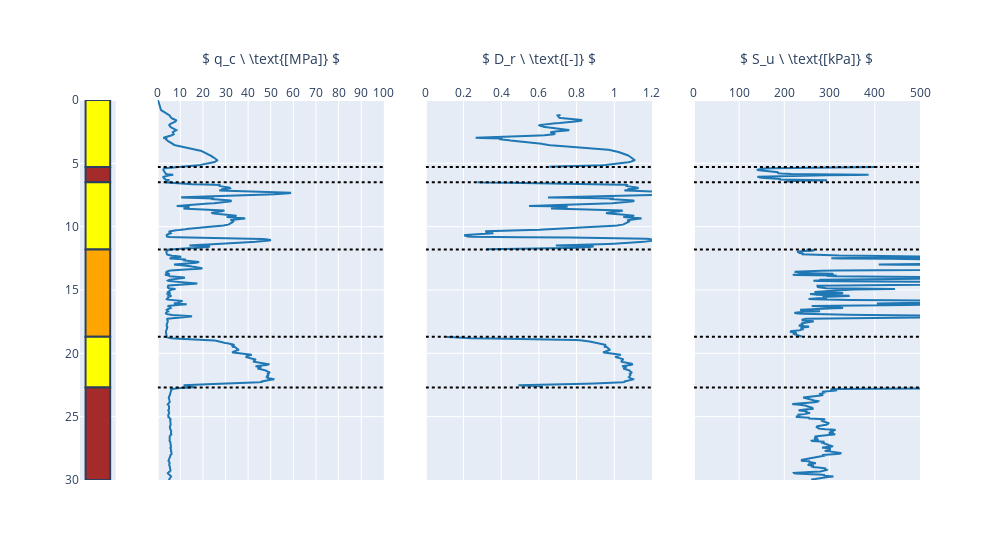

The notebook cell saved with this chart:
### Markdown cell above
Then we need to tell the method which parameters to plot. The argument ```prop_keys``` takes a list of soil parameter title lists. In the example, we will plot three panels, one for $ q_c $, one for $ D_r $ and one for $ S_u $. Each panel only contains one trace, so we have lists of one element.

We can specify whether to show the legend or not (```showlegends``` argument), what the ranges for our X-axes are (```plot_ranges``` argument) and the tick intervals on our X-axes (```plot_ticks``` argument). The X-axis titles can be specified (```axis_titles``` argument, note the $ \LaTeX $ syntax).

Finally, we set the z-range of our plot (```zrange``` argument) and can customise the layout using Plotly syntax (```layout``` argument). The colors for the soil profile are passed in the ```fillcolordict``` argument.

### Code cell
logfig = cpt.plot_properties_withlog(
    prop_keys=[('qc [MPa]',), ('Dr [-]',), ('Su [kPa]',)],
    showlegends=((False,), (False,), (False,)),
    plot_ranges=((0, 100), (0, 1.2), (0, 500)),
    plot_ticks=(10, 0.2, 100),
    axis_titles=(r'$ q_c \ \text{[MPa]} $', r'$ D_r \ \text{[-]} $', r'$ S_u \ \text{[kPa]} $'),
    zrange=(30, 0),
    layout=dict(width=1000),
    fillcolordict=fillcolors
    )

### Figure 1 — Plotly figure (JSON) as saved in the notebook; plotly's stock layout.template omitted (floating-point values rounded to 4 significant figures; data arrays with more than 128 entries replaced by an {"elided": "..."} marker saying what was removed)
{"data": [{"showlegend": false, "type": "scatter", "x": [0, 1], "xaxis": "x", "y": [null, null], "yaxis": "y"}, {"line": {"color": "rgb(31, 119, 180)"}, "marker": {"size": 5}, "mode": "lines", "name": "qc [MPa]", "showlegend": false, "type": "scatter", "x": {"elided": "1502 float values"}, "xaxis": "x2", "y": {"elided": "1502 float values"}, "yaxis": "y2"}, {"line": {"color": "rgb(31, 119, 180)"}, "marker": {"size": 5}, "mode": "lines", "name": "Dr [-]", "showlegend": false, "type": "scatter", "x": {"elided": "1502 float values"}, "xaxis": "x3", "y": {"elided": "1502 float values"}, "yaxis": "y3"}, {"line": {"color": "rgb(31, 119, 180)"}, "marker": {"size": 5}, "mode": "lines", "name": "Su [kPa]", "showlegend": false, "type": "scatter", "x": {"elided": "1502 float values"}, "xaxis": "x4", "y": {"elided": "1502 float values"}, "yaxis": "y4"}, {"line": {"color": "black", "dash": "dot"}, "mode": "lines", "showlegend": false, "type": "scatter", "x": [0, 100], "xaxis": "x2", "y": [5.28, 5.28], "yaxis": "y2"}, {"line": {"color": "black", "dash": "dot"}, "mode": "lines", "showlegend": false, "type": "scatter", "x": [0, 1.2], "xaxis": "x3", "y": [5.28, 5.28], "yaxis": "y3"}, {"line": {"color": "black", "dash": "dot"}, "mode": "lines", "showlegend": false, "type": "scatter", "x": [0, 500], "xaxis": "x4", "y": [5.28, 5.28], "yaxis": "y4"}, {"line": {"color": "black", "dash": "dot"}, "mode": "lines", "showlegend": false, "type": "scatter", "x": [0, 100], "xaxis": "x2", "y": [6.5, 6.5], "yaxis": "y2"}, {"line": {"color": "black", "dash": "dot"}, "mode": "lines", "showlegend": false, "type": "scatter", "x": [0, 1.2], "xaxis": "x3", "y": [6.5, 6.5], "yaxis": "y3"}, {"line": {"color": "black", "dash": "dot"}, "mode": "lines", "showlegend": false, "type": "scatter", "x": [0, 500], "xaxis": "x4", "y": [6.5, 6.5], "yaxis": "y4"}, {"line": {"color": "black", "dash": "dot"}, "mode": "lines", "showlegend": false, "type": "scatter", "x": [0, 100], "xaxis": "x2", "y": [11.8, 11.8], "yaxis": "y2"}, {"line": {"color": "black", "dash": "dot"}, "mode": "lines", "showlegend": false, "type": "scatter", "x": [0, 1.2], "xaxis": "x3", "y": [11.8, 11.8], "yaxis": "y3"}, {"line": {"color": "black", "dash": "dot"}, "mode": "lines", "showlegend": false, "type": "scatter", "x": [0, 500], "xaxis": "x4", "y": [11.8, 11.8], "yaxis": "y4"}, {"line": {"color": "black", "dash": "dot"}, "mode": "lines", "showlegend": false, "type": "scatter", "x": [0, 100], "xaxis": "x2", "y": [18.7, 18.7], "yaxis": "y2"}, {"line": {"color": "black", "dash": "dot"}, "mode": "lines", "showlegend": false, "type": "scatter", "x": [0, 1.2], "xaxis": "x3", "y": [18.7, 18.7], "yaxis": "y3"}, {"line": {"color": "black", "dash": "dot"}, "mode": "lines", "showlegend": false, "type": "scatter", "x": [0, 500], "xaxis": "x4", "y": [18.7, 18.7], "yaxis": "y4"}, {"line": {"color": "black", "dash": "dot"}, "mode": "lines", "showlegend": false, "type": "scatter", "x": [0, 100], "xaxis": "x2", "y": [22.7, 22.7], "yaxis": "y2"}, {"line": {"color": "black", "dash": "dot"}, "mode": "lines", "showlegend": false, "type": "scatter", "x": [0, 1.2], "xaxis": "x3", "y": [22.7, 22.7], "yaxis": "y3"}, {"line": {"color": "black", "dash": "dot"}, "mode": "lines", "showlegend": false, "type": "scatter", "x": [0, 500], "xaxis": "x4", "y": [22.7, 22.7], "yaxis": "y4"}], "layout": {"shapes": [{"fillcolor": "yellow", "opacity": 1, "type": "rect", "x0": 0, "x1": 1, "xref": "x", "y0": 0, "y1": 5.28, "yref": "y"}, {"fillcolor": "brown", "opacity": 1, "type": "rect", "x0": 0, "x1": 1, "xref": "x", "y0": 5.28, "y1": 6.5, "yref": "y"}, {"fillcolor": "yellow", "opacity": 1, "type": "rect", "x0": 0, "x1": 1, "xref": "x", "y0": 6.5, "y1": 11.8, "yref": "y"}, {"fillcolor": "orange", "opacity": 1, "type": "rect", "x0": 0, "x1": 1, "xref": "x", "y0": 11.8, "y1": 18.7, "yref": "y"}, {"fillcolor": "yellow", "opacity": 1, "type": "rect", "x0": 0, "x1": 1, "xref": "x", "y0": 18.7, "y1": 22.7, "yref": "y"}, {"fillcolor": "brown", "opacity": 1, "type": "rect", "x0": 0, "x1": 1, "xref": "x", "y0": 22.7, "y1": 30, "yref": "y"}], "width": 1000, "xaxis": {"anchor": "y", "domain": [0, 0.0425], "side": "top", "tickvals": []}, "xaxis2": {"anchor": "y", "domain": [0.0925, 0.3617], "dtick": 10, "range": [0, 100], "side": "top", "title": {"text": "$ q_c \\ \\text{[MPa]} $"}}, "xaxis3": {"anchor": "y", "domain": [0.4117, 0.6808], "dtick": 0.2, "range": [0, 1.2], "side": "top", "title": {"text": "$ D_r \\ \\text{[-]} $"}}, "xaxis4": {"anchor": "y", "domain": [0.7308, 1], "dtick": 100, "range": [0, 500], "side": "top", "title": {"text": "$ S_u \\ \\text{[kPa]} $"}}, "yaxis": {"anchor": "x", "domain": [0, 1], "range": [30, 0]}, "yaxis2": {"anchor": "x2", "domain": [0, 1], "matches": "y", "showticklabels": false}, "yaxis3": {"anchor": "x3", "domain": [0, 1], "matches": "y", "showticklabels": false}, "yaxis4": {"anchor": "x4", "domain": [0, 1], "matches": "y", "showticklabels": false}}}
